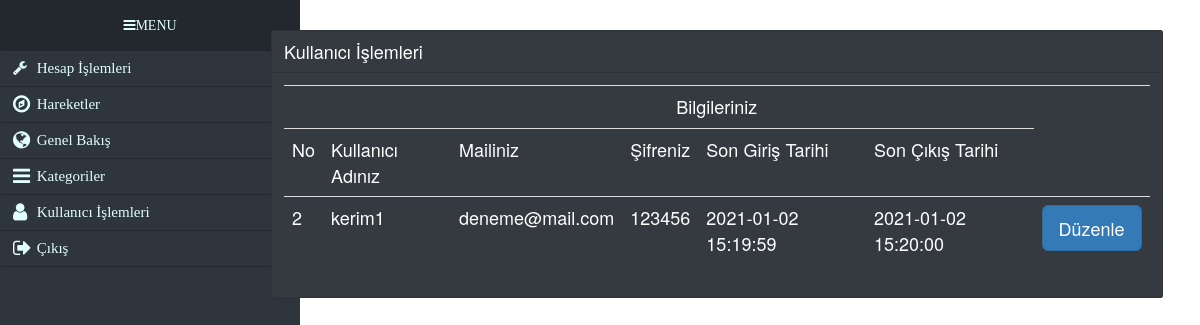
Page /kullanici_bilgileri.php (signed in) on the committed database.
### tables this page shows
CREATE TABLE `user` (
  `id` int(11) NOT NULL,
  `u_name` varchar(250) NOT NULL,
  `u_mail` varchar(250) NOT NULL,
  `u_pass` varchar(100) NOT NULL,
  `sys_log_time` timestamp NULL DEFAULT NULL,
  `sys_ext_time` timestamp NULL DEFAULT NULL,
  `t_gelir` int(11) DEFAULT 0,
  `t_gider` int(11) DEFAULT 0
);

### kullanici_bilgileri.php (the view, shortened to what this page needs)
<?php
require_once('baglan.php');
?>
<!DOCTYPE html>
<html lang="en">
<head>
    <link href="//netdna.bootstrapcdn.com/bootstrap/3.2.0/css/bootstrap.min.css" rel="stylesheet" id="bootstrap-css">
    <link href="//maxcdn.bootstrapcdn.com/font-awesome/4.2.0/css/font-awesome.min.css" rel="stylesheet">
    <link rel="stylesheet" href="css/bootstrap.min.css">
    <link rel="stylesheet" href="style.css">
    <link rel="stylesheet" href="https://maxcdn.bootstrapcdn.com/bootstrap/3.4.1/css/bootstrap.min.css">
</head>
<body>
<div style="position: absolute;width: 100%;left: 0; font-size: 18px; margin-left:0px; float: left;">
        <div class="row mt-5">
            <?php if(is_null( $_SESSION['user_id']))
            require_once('menu.php');
            ?>
            <div class="col-9  " id="yerles">
                    <div class="card bg-dark ">
                        <div class="card-header bg-dark text-white">
                            Kullanıcı İşlemleri
                        </div>
                        <div class="card-body text-white">
                        <?php
                            $sorgu=$db->prepare("SELECT * FROM user where id=".$_SESSION['user_id']);
                            $sorgu->execute();
                            $row  = $sorgu->fetch(PDO::FETCH_ASSOC);
                            $id =$row['id'];
                        ?>
                            <table  class="table table-dark" align="center">
                            <td colspan="10" align="center">Bilgileriniz</td>
                                <tr>
                                <td>No</td>
                                <td>Kullanıcı Adınız</td>
                                <td>Mailiniz</td>
                                <td>Şifreniz</td>
                                <td>Son Giriş Tarihi</td>
                                <td>Son Çıkış Tarihi</td>
                                </tr>
                                <tr>
                                <tr>
                                <td><?=$row['id'];?></td>
                                <td><?=$row['u_name'];?></td>
                                <td><?=$row['u_mail'];?></td>
                                <td><?=$row['u_pass'];?></td>
                                <td><?=$row['sys_log_time'];?></td>
                                <td><?=$row['sys_ext_time'];?></td>
                                <td><a href="kisi_duzenle.php?id=<?php echo $id;?>" class="btn btn-primary btn-lg">Düzenle</a></td>
                            </tr>
                    </table>
                        </div>
                    </div>
            </div>
        </div>
    </div>
</body>
</html>

### style.css (style rules this page uses)
#yerles { float: left; margin-left: 22%; }
body { margin: 0px; padding: 0px; }

### rows in the picture
user: id "2", u_name "kerim1", u_mail "deneme@mail.com", u_pass "123456", sys_log_time "2021-01-02 15:19:59", sys_ext_time "2021-01-02 15:20:00"
